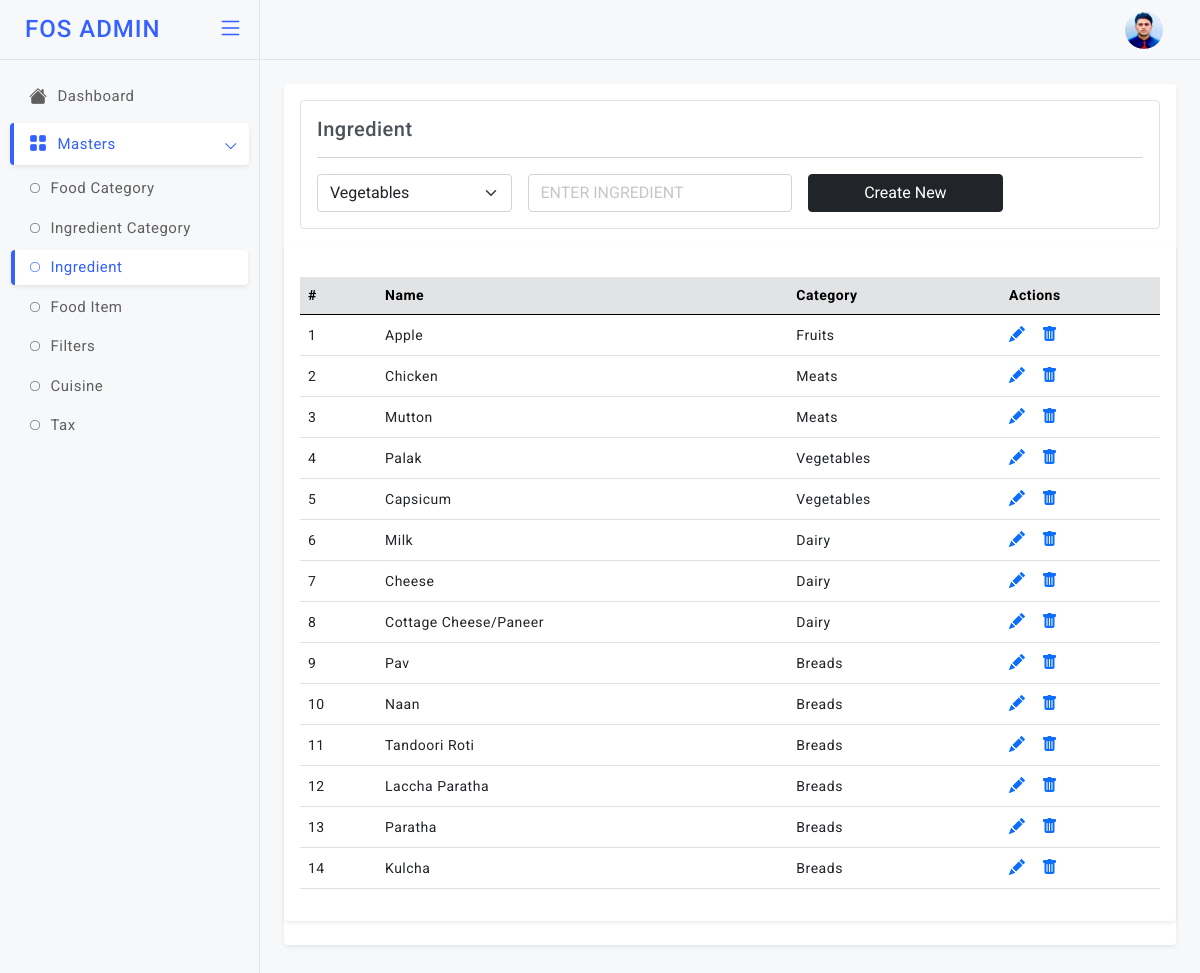
Page /ing (signed in) on the earlier database version.
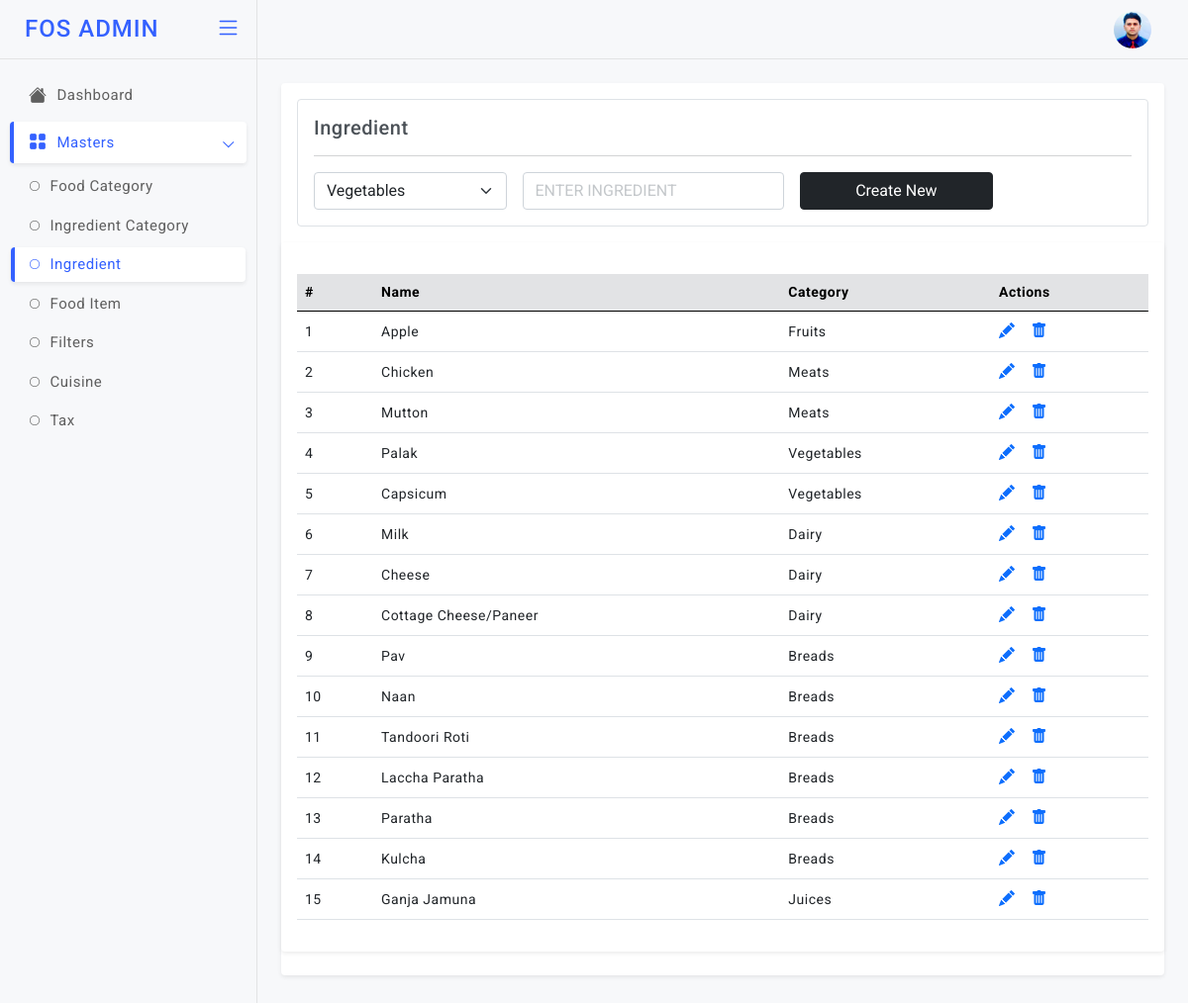
Same page on the later database version.
### models.py (models this page shows)
class Ingredient(db.Model):
    id = db.Column(db.Integer, primary_key=True)
    ing_cat_id = db.Column(db.Integer)
    ing_name = db.Column(db.String)

class IngCategory(db.Model):
    id = db.Column(db.Integer, primary_key=True)
    ing_cat_name = db.Column(db.String)

### app.py (the view)
@app.route('/ing', methods=["GET","POST"]) # End Point to Add & View the Ingredient
def ing():
    if not settings.session.get("name"):
            return settings.redirect("/login")
    if settings.request.method=="POST":
        ing_cat_id = settings.request.form["ing_cat_id"]
        ing_name = settings.request.form["ing_name"]
        info=models.Ingredient(ing_name=ing_name, ing_cat_id=ing_cat_id)
        db.session.add(info)
        db.session.commit()
    fetch=models.Ingredient.query.all()
    fetch_ing_cat=models.IngCategory.query.all()
    return settings.render_template('admin/ing.html', getinfo=fetch, getinfo1=fetch_ing_cat)

### templates/admin/ing.html (shortened to what the changed rows need)
<!doctype html>
<html lang="en">
<head>
  <link href="static/admin-assets/plugins/simplebar/css/simplebar.css" rel="stylesheet" />
  <link href="static/admin-assets/plugins/perfect-scrollbar/css/perfect-scrollbar.css" rel="stylesheet" />
  <link href="static/admin-assets/plugins/metismenu/css/metisMenu.min.css" rel="stylesheet" />
  <link href="static/admin-assets/css/bootstrap.min.css" rel="stylesheet" />
  <link href="static/admin-assets/css/bootstrap-extended.css" rel="stylesheet" />
  <link href="static/admin-assets/css/style.css" rel="stylesheet" />
  <link href="static/admin-assets/css/icons.css" rel="stylesheet">
  <link rel="stylesheet" href="https://cdn.jsdelivr.net/npm/bootstrap-icons@1.5.0/font/bootstrap-icons.css">
	<link href="static/admin-assets/css/pace.min.css" rel="stylesheet" />
  <link href="static/admin-assets/css/dark-theme.css" rel="stylesheet" />
  <link href="static/admin-assets/css/light-theme.css" rel="stylesheet" />
  <link href="static/admin-assets/css/semi-dark.css" rel="stylesheet" />
  <link href="static/admin-assets/css/header-colors.css" rel="stylesheet" />
</head>
<body>
  <div class="wrapper">
          <main class="page-content">
            <div class="card">
               <div class="card">
                 <div class="card-body">
                   <div class="table-responsive mt-3">
                     <table class="table align-middle">
                       <thead class="table-secondary">
                         <tr>
                          <th>#</th>
                          <th>Name</th>
                          <th>Category</th>
                          <th>Actions</th>
                         </tr>
                       </thead>
                       <tbody>
                        {% for i in getinfo %}
                         <tr>
                          <td>{{loop.index}}</td>
                           <td>
                             <p class="mb-0">{{i["ing_name"]}}</p>
                           </td>
                           <td>
                            {% for r in getinfo1 %}
                             {% if r.id == i.ing_cat_id %}
                            <p class="mb-0">{{r["ing_cat_name"]}}</p>
                            {% endif %}
                            {% endfor %}
                          </td>
                            <td>
                             <div class="table-actions d-flex align-items-center gap-3 fs-6">
                              <a href="/ingupdate?id={{i['id']}}"><i class="bi bi-pencil-fill"></i></a>
                               <a href="/ingdel/{{i['id']}}"><i class="bi bi-trash-fill"></i></a>
                             </div>
                           </td>
                         </tr>
                         {% endfor %}
                       </tbody>
                     </table>
                   </div>
                 </div>
               </div>
          </main>
  </div>
</body>
</html>

Differences in the rows shown:
added Ingredient: ing_name "Ganja Jamuna"
now on this page (row unchanged): IngCategory: ing_cat_name "Juices", shown under "Ganja Jamuna"
